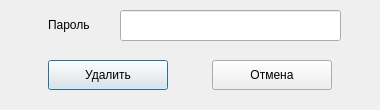
<?xml version="1.0" encoding="UTF-8"?>
<ui version="4.0">
 <class>Dialog</class>
 <widget class="QDialog" name="Dialog">
  <property name="geometry">
   <rect>
    <x>0</x>
    <y>0</y>
    <width>380</width>
    <height>110</height>
   </rect>
  </property>
  <property name="sizePolicy">
   <sizepolicy hsizetype="Fixed" vsizetype="Fixed">
    <horstretch>0</horstretch>
    <verstretch>0</verstretch>
   </sizepolicy>
  </property>
  <property name="windowTitle">
   <string>Dialog</string>
  </property>
  <widget class="QLabel" name="label">
   <property name="geometry">
    <rect>
     <x>48</x>
     <y>15</y>
     <width>66</width>
     <height>19</height>
    </rect>
   </property>
   <property name="text">
    <string>Пароль</string>
   </property>
  </widget>
  <widget class="QLineEdit" name="lineEdit">
   <property name="geometry">
    <rect>
     <x>120</x>
     <y>10</y>
     <width>221</width>
     <height>31</height>
    </rect>
   </property>
  </widget>
  <widget class="QWidget" name="horizontalLayoutWidget">
   <property name="geometry">
    <rect>
     <x>10</x>
     <y>50</y>
     <width>361</width>
     <height>51</height>
    </rect>
   </property>
   <layout class="QHBoxLayout" name="horizontalLayout">
    <item>
     <widget class="QPushButton" name="okButton">
      <property name="maximumSize">
       <size>
        <width>120</width>
        <height>30</height>
       </size>
      </property>
      <property name="text">
       <string>Удалить</string>
      </property>
     </widget>
    </item>
    <item>
     <widget class="QPushButton" name="cancelButton">
      <property name="maximumSize">
       <size>
        <width>120</width>
        <height>30</height>
       </size>
      </property>
      <property name="text">
       <string>Отмена</string>
      </property>
     </widget>
    </item>
   </layout>
  </widget>
 </widget>
 <resources/>
 <connections/>
</ui>
